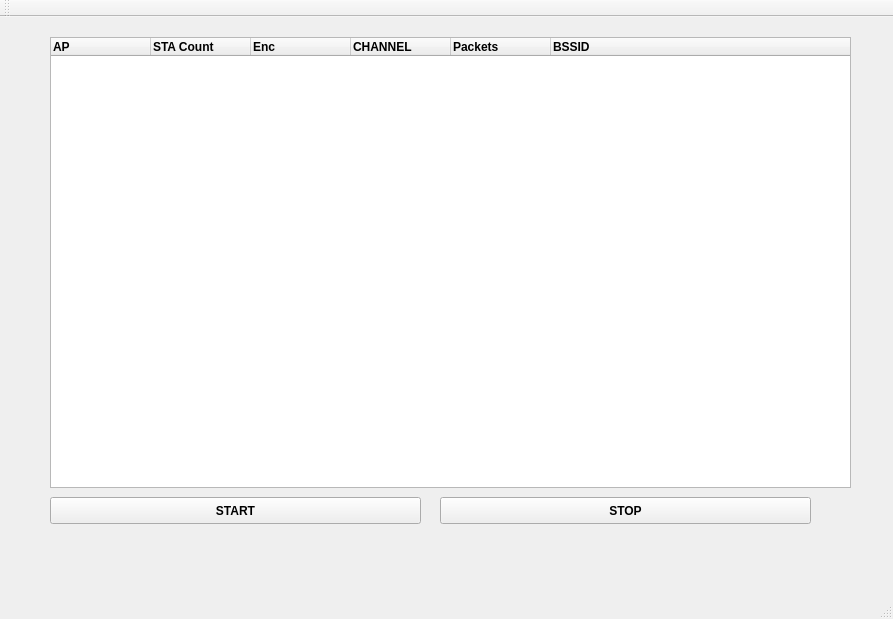
<?xml version="1.0" encoding="UTF-8"?>
<ui version="4.0">
 <class>MainWindow</class>
 <widget class="QMainWindow" name="MainWindow">
  <property name="geometry">
   <rect>
    <x>0</x>
    <y>0</y>
    <width>893</width>
    <height>619</height>
   </rect>
  </property>
  <property name="windowTitle">
   <string>MainWindow</string>
  </property>
  <widget class="QWidget" name="centralWidget">
   <widget class="QTreeWidget" name="treeWidget">
    <property name="geometry">
     <rect>
      <x>50</x>
      <y>20</y>
      <width>801</width>
      <height>451</height>
     </rect>
    </property>
    <column>
     <property name="text">
      <string>AP</string>
     </property>
     <property name="font">
      <font>
       <weight>75</weight>
       <bold>true</bold>
      </font>
     </property>
     <property name="background">
      <color>
       <red>213</red>
       <green>213</green>
       <blue>213</blue>
      </color>
     </property>
    </column>
    <column>
     <property name="text">
      <string>STA Count</string>
     </property>
     <property name="font">
      <font>
       <weight>75</weight>
       <bold>true</bold>
      </font>
     </property>
     <property name="background">
      <color>
       <red>213</red>
       <green>213</green>
       <blue>213</blue>
      </color>
     </property>
    </column>
    <column>
     <property name="text">
      <string>Enc</string>
     </property>
     <property name="font">
      <font>
       <weight>75</weight>
       <bold>true</bold>
      </font>
     </property>
     <property name="background">
      <color>
       <red>213</red>
       <green>213</green>
       <blue>213</blue>
      </color>
     </property>
    </column>
    <column>
     <property name="text">
      <string>CHANNEL</string>
     </property>
     <property name="font">
      <font>
       <weight>75</weight>
       <bold>true</bold>
      </font>
     </property>
     <property name="background">
      <color>
       <red>213</red>
       <green>213</green>
       <blue>213</blue>
      </color>
     </property>
    </column>
    <column>
     <property name="text">
      <string>Packets</string>
     </property>
     <property name="font">
      <font>
       <weight>75</weight>
       <bold>true</bold>
      </font>
     </property>
    </column>
    <column>
     <property name="text">
      <string>BSSID</string>
     </property>
     <property name="font">
      <font>
       <weight>75</weight>
       <bold>true</bold>
      </font>
     </property>
     <property name="background">
      <color>
       <red>213</red>
       <green>213</green>
       <blue>213</blue>
      </color>
     </property>
    </column>
   </widget>
   <widget class="QPushButton" name="Push_Sniff_Stop">
    <property name="geometry">
     <rect>
      <x>440</x>
      <y>480</y>
      <width>371</width>
      <height>27</height>
     </rect>
    </property>
    <property name="font">
     <font>
      <weight>75</weight>
      <bold>true</bold>
     </font>
    </property>
    <property name="text">
     <string>STOP</string>
    </property>
   </widget>
   <widget class="QPushButton" name="Push_Sniff_Start">
    <property name="geometry">
     <rect>
      <x>50</x>
      <y>480</y>
      <width>371</width>
      <height>27</height>
     </rect>
    </property>
    <property name="font">
     <font>
      <weight>75</weight>
      <bold>true</bold>
     </font>
    </property>
    <property name="focusPolicy">
     <enum>Qt::ClickFocus</enum>
    </property>
    <property name="autoFillBackground">
     <bool>true</bool>
    </property>
    <property name="text">
     <string>START</string>
    </property>
   </widget>
  </widget>
  <widget class="QMenuBar" name="menuBar">
   <property name="geometry">
    <rect>
     <x>0</x>
     <y>0</y>
     <width>893</width>
     <height>25</height>
    </rect>
   </property>
  </widget>
  <widget class="QToolBar" name="mainToolBar">
   <attribute name="toolBarArea">
    <enum>TopToolBarArea</enum>
   </attribute>
   <attribute name="toolBarBreak">
    <bool>false</bool>
   </attribute>
  </widget>
  <widget class="QStatusBar" name="statusBar"/>
 </widget>
 <layoutdefault spacing="6" margin="11"/>
 <resources/>
 <connections/>
</ui>
